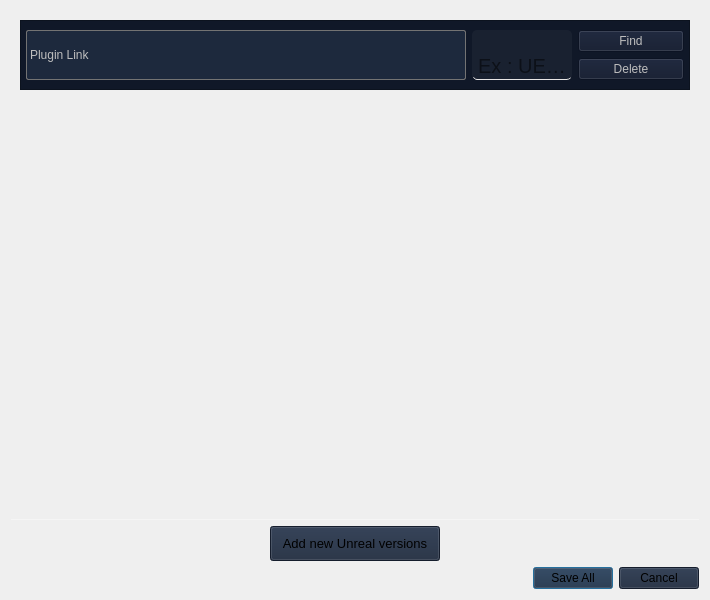
<?xml version="1.0" encoding="UTF-8"?>
<ui version="4.0">
 <class>UnrealVersions</class>
 <widget class="QDialog" name="UnrealVersions">
  <property name="geometry">
   <rect>
    <x>0</x>
    <y>0</y>
    <width>710</width>
    <height>600</height>
   </rect>
  </property>
  <property name="minimumSize">
   <size>
    <width>710</width>
    <height>600</height>
   </size>
  </property>
  <property name="maximumSize">
   <size>
    <width>710</width>
    <height>600</height>
   </size>
  </property>
  <property name="windowTitle">
   <string>Unreal Versions</string>
  </property>
  <property name="toolTip">
   <string/>
  </property>
  <property name="styleSheet">
   <string notr="true">QFrame#frame_containerUE{
	border: none;
	border-bottom: 1px solid rgba(255, 255, 255, 100);
}


QScrollArea{
	border: none; 
	background-color: transparent;
}

QFrame#frame_ue{
	background-color: #101828;
}

QLabel#label_pluginPath{
	border: 1px solid #E7E5E4 ;
	border-radius: 2px;
	border-color: rgb(115, 115, 115);
	background-color: #1D293D;
	color: rgba(255, 255, 255, .5);
}

QLineEdit#lineEdit_UE_versionName{
	border: none;
	border-bottom: 1px solid #E7E5E4 ;
	background-color:  rgba(255, 255, 255,  10);
	border-radius: 5px;
}

QPushButton{ 
	background-color: #1D293D;
}

QPushButton:disabled{ 
	background-color: #0F172B; 
}

</string>
  </property>
  <layout class="QVBoxLayout" name="verticalLayout_3">
   <item>
    <widget class="QFrame" name="frame_containerUE">
     <property name="frameShape">
      <enum>QFrame::Shape::StyledPanel</enum>
     </property>
     <property name="frameShadow">
      <enum>QFrame::Shadow::Raised</enum>
     </property>
     <layout class="QVBoxLayout" name="verticalLayout_4">
      <item>
       <widget class="QScrollArea" name="scrollArea">
        <property name="styleSheet">
         <string notr="true"/>
        </property>
        <property name="widgetResizable">
         <bool>true</bool>
        </property>
        <property name="alignment">
         <set>Qt::AlignmentFlag::AlignHCenter|Qt::AlignmentFlag::AlignTop</set>
        </property>
        <widget class="QWidget" name="scrollAreaWidgetContents_UE">
         <property name="geometry">
          <rect>
           <x>0</x>
           <y>0</y>
           <width>674</width>
           <height>70</height>
          </rect>
         </property>
         <property name="sizePolicy">
          <sizepolicy hsizetype="Minimum" vsizetype="Maximum">
           <horstretch>0</horstretch>
           <verstretch>0</verstretch>
          </sizepolicy>
         </property>
         <layout class="QVBoxLayout" name="verticalLayout_5">
          <property name="spacing">
           <number>5</number>
          </property>
          <property name="leftMargin">
           <number>0</number>
          </property>
          <property name="topMargin">
           <number>0</number>
          </property>
          <property name="rightMargin">
           <number>0</number>
          </property>
          <property name="bottomMargin">
           <number>0</number>
          </property>
          <item>
           <widget class="QFrame" name="frame_ue">
            <property name="enabled">
             <bool>false</bool>
            </property>
            <property name="sizePolicy">
             <sizepolicy hsizetype="Minimum" vsizetype="Maximum">
              <horstretch>0</horstretch>
              <verstretch>0</verstretch>
             </sizepolicy>
            </property>
            <property name="minimumSize">
             <size>
              <width>650</width>
              <height>70</height>
             </size>
            </property>
            <property name="frameShape">
             <enum>QFrame::Shape::StyledPanel</enum>
            </property>
            <property name="frameShadow">
             <enum>QFrame::Shadow::Raised</enum>
            </property>
            <layout class="QVBoxLayout" name="verticalLayout_2">
             <property name="leftMargin">
              <number>0</number>
             </property>
             <property name="topMargin">
              <number>0</number>
             </property>
             <property name="rightMargin">
              <number>0</number>
             </property>
             <property name="bottomMargin">
              <number>0</number>
             </property>
             <item>
              <layout class="QHBoxLayout" name="horizontalLayout">
               <property name="leftMargin">
                <number>5</number>
               </property>
               <property name="rightMargin">
                <number>5</number>
               </property>
               <item>
                <widget class="QLabel" name="label_pluginPath">
                 <property name="sizePolicy">
                  <sizepolicy hsizetype="Preferred" vsizetype="Maximum">
                   <horstretch>0</horstretch>
                   <verstretch>0</verstretch>
                  </sizepolicy>
                 </property>
                 <property name="minimumSize">
                  <size>
                   <width>440</width>
                   <height>30</height>
                  </size>
                 </property>
                 <property name="maximumSize">
                  <size>
                   <width>400</width>
                   <height>50</height>
                  </size>
                 </property>
                 <property name="toolTip">
                  <string/>
                 </property>
                 <property name="styleSheet">
                  <string notr="true"/>
                 </property>
                 <property name="text">
                  <string>Plugin Link</string>
                 </property>
                </widget>
               </item>
               <item>
                <widget class="QLineEdit" name="lineEdit_UE_versionName">
                 <property name="sizePolicy">
                  <sizepolicy hsizetype="Minimum" vsizetype="Maximum">
                   <horstretch>0</horstretch>
                   <verstretch>0</verstretch>
                  </sizepolicy>
                 </property>
                 <property name="minimumSize">
                  <size>
                   <width>0</width>
                   <height>40</height>
                  </size>
                 </property>
                 <property name="maximumSize">
                  <size>
                   <width>100</width>
                   <height>50</height>
                  </size>
                 </property>
                 <property name="font">
                  <font>
                   <pointsize>15</pointsize>
                   <stylestrategy>PreferDefault</stylestrategy>
                   <fontweight>DemiBold</fontweight>
                  </font>
                 </property>
                 <property name="toolTip">
                  <string>Unreal Version</string>
                 </property>
                 <property name="statusTip">
                  <string/>
                 </property>
                 <property name="inputMask">
                  <string/>
                 </property>
                 <property name="maxLength">
                  <number>10</number>
                 </property>
                 <property name="alignment">
                  <set>Qt::AlignmentFlag::AlignBottom|Qt::AlignmentFlag::AlignHCenter</set>
                 </property>
                 <property name="placeholderText">
                  <string>Ex : UE5_7</string>
                 </property>
                </widget>
               </item>
               <item>
                <layout class="QVBoxLayout" name="verticalLayout">
                 <item>
                  <widget class="QPushButton" name="pushButton">
                   <property name="text">
                    <string>Find</string>
                   </property>
                  </widget>
                 </item>
                 <item>
                  <widget class="QPushButton" name="pushButton_2">
                   <property name="text">
                    <string>Delete</string>
                   </property>
                  </widget>
                 </item>
                </layout>
               </item>
              </layout>
             </item>
            </layout>
           </widget>
          </item>
         </layout>
        </widget>
       </widget>
      </item>
     </layout>
    </widget>
   </item>
   <item alignment="Qt::AlignmentFlag::AlignHCenter|Qt::AlignmentFlag::AlignVCenter">
    <widget class="QPushButton" name="pushButton_addUE_Version">
     <property name="sizePolicy">
      <sizepolicy hsizetype="Preferred" vsizetype="Fixed">
       <horstretch>0</horstretch>
       <verstretch>0</verstretch>
      </sizepolicy>
     </property>
     <property name="minimumSize">
      <size>
       <width>170</width>
       <height>35</height>
      </size>
     </property>
     <property name="maximumSize">
      <size>
       <width>170</width>
       <height>30</height>
      </size>
     </property>
     <property name="font">
      <font>
       <pointsize>10</pointsize>
      </font>
     </property>
     <property name="cursor">
      <cursorShape>PointingHandCursor</cursorShape>
     </property>
     <property name="text">
      <string>Add new Unreal versions</string>
     </property>
    </widget>
   </item>
   <item>
    <widget class="QDialogButtonBox" name="buttonBox">
     <property name="cursor">
      <cursorShape>PointingHandCursor</cursorShape>
     </property>
     <property name="orientation">
      <enum>Qt::Orientation::Horizontal</enum>
     </property>
     <property name="standardButtons">
      <set>QDialogButtonBox::StandardButton::Cancel|QDialogButtonBox::StandardButton::SaveAll</set>
     </property>
     <property name="centerButtons">
      <bool>false</bool>
     </property>
    </widget>
   </item>
  </layout>
 </widget>
 <resources/>
 <connections>
  <connection>
   <sender>buttonBox</sender>
   <signal>accepted()</signal>
   <receiver>UnrealVersions</receiver>
   <slot>accept()</slot>
   <hints>
    <hint type="sourcelabel">
     <x>266</x>
     <y>590</y>
    </hint>
    <hint type="destinationlabel">
     <x>157</x>
     <y>274</y>
    </hint>
   </hints>
  </connection>
 </connections>
</ui>
